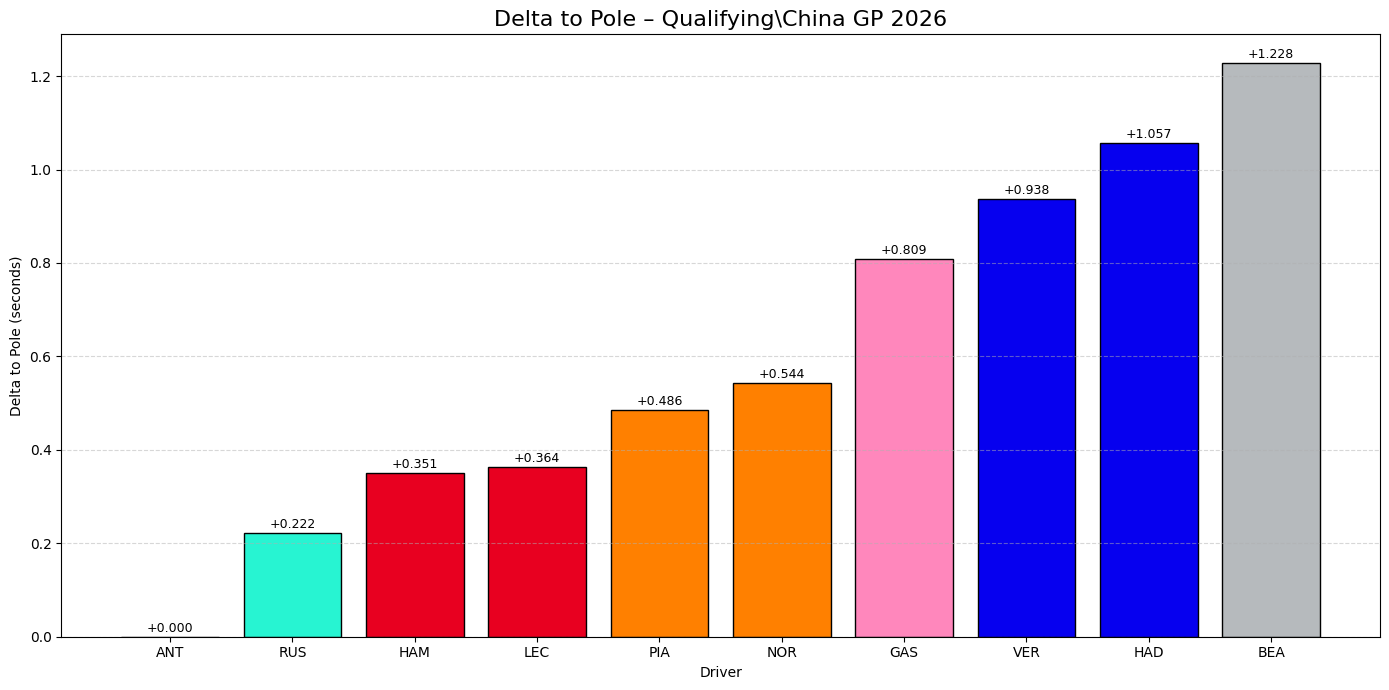

The Python source for this figure:
import os
import fastf1
import fastf1.plotting
import matplotlib.pyplot as plt
import pandas as pd

# ===============================
# CACHE (WAJIB DI COLAB)
# ===============================
CACHE_DIR = "/content/fastf1_cache"
os.makedirs(CACHE_DIR, exist_ok=True)
fastf1.Cache.enable_cache(CACHE_DIR)

fastf1.plotting.setup_mpl(misc_mpl_mods=False)

# ===============================
# CONFIG
# ===============================
YEAR = 2026
RACE_NAME = "China Gran Prix"
SESSION = "Q"

# ===============================
# LOAD SESSION
# ===============================
session = fastf1.get_session(YEAR, RACE_NAME, SESSION)
session.load()

# ===============================
# OFFICIAL QUALI RESULTS (STABLE)
# ===============================
results = session.results.copy()

# Driver yang masuk Q3
results = results.dropna(subset=["Q3"])
results["Q3"] = pd.to_timedelta(results["Q3"])

# ===============================
# DELTA TO POLE
# ===============================
pole_time = results["Q3"].min()
results["Delta"] = (results["Q3"] - pole_time).dt.total_seconds()
results = results.sort_values("Delta")

# ===============================
# TEAM COLORS (FASTF1 3.7 – CORRECT)
# ===============================
colors = [
    fastf1.plotting.get_team_color(team, session)
    for team in results["TeamName"]
]

# ===============================
# PLOT
# ===============================
plt.figure(figsize=(14, 7))
plt.bar(
    results["Abbreviation"],
    results["Delta"],
    color=colors,
    edgecolor="black"
)

plt.title("Delta to Pole – Qualifying\China GP 2026", fontsize=16)
plt.xlabel("Driver")
plt.ylabel("Delta to Pole (seconds)")
plt.grid(axis="y", linestyle="--", alpha=0.5)

for i, delta in enumerate(results["Delta"]):
    plt.text(i, delta + 0.01, f"+{delta:.3f}", ha="center", fontsize=9)

plt.tight_layout()
plt.show()
